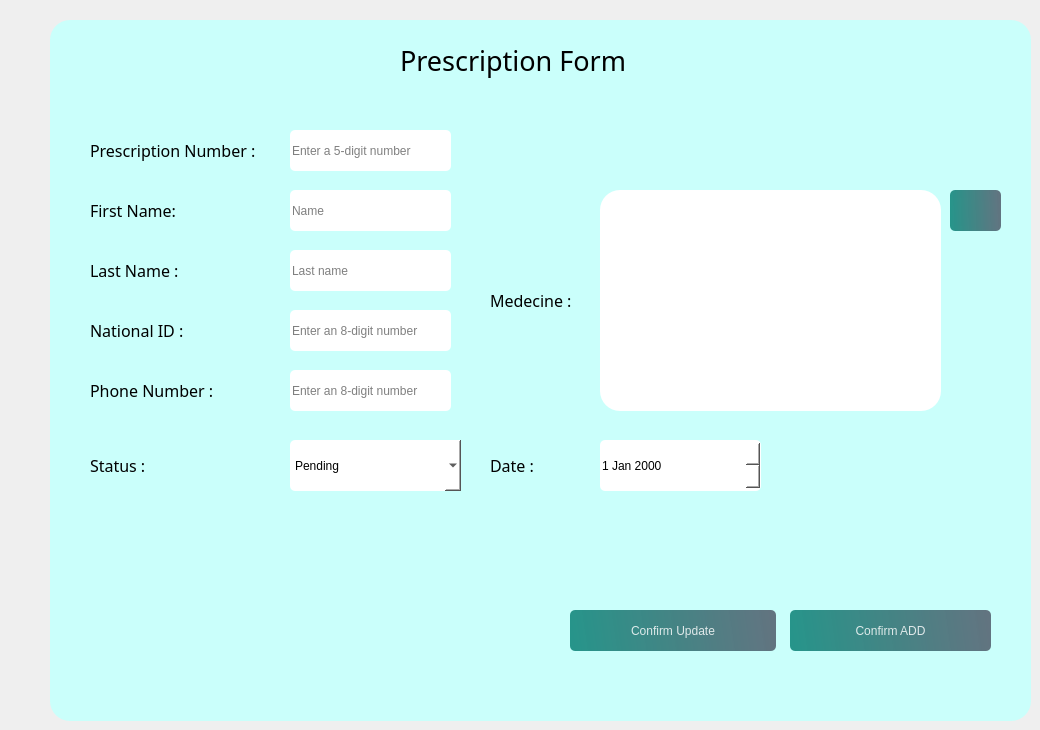
            <widget class="QWidget" name="a3">
             <widget class="QFrame" name="frame_5">
              <property name="geometry">
               <rect>
                <x>50</x>
                <y>20</y>
                <width>981</width>
                <height>701</height>
               </rect>
              </property>
              <property name="styleSheet">
               <string notr="true">

background-color: rgb(202, 255, 251);
border-radius:20px;</string>
              </property>
              <property name="frameShape">
               <enum>QFrame::NoFrame</enum>
              </property>
              <widget class="QPushButton" name="pushButton_22">
               <property name="geometry">
                <rect>
                 <x>900</x>
                 <y>170</y>
                 <width>51</width>
                 <height>41</height>
                </rect>
               </property>
               <property name="styleSheet">
                <string notr="true">
#pushButton_20{
color: rgb(0, 0, 0);
}
QPushButton, #pushButton_20{
	background-color: qlineargradient(spread:pad, x1:0, y1:0.505682, x2:1, y2:0.477, stop:0 rgba(11, 131, 120, 219), stop:1 rgba(85, 98, 112, 226));
	color:rgba(255, 255, 255, 210);
	border-radius:5px;
}

QPushButton#pushButton_20:hover{
	background-color: qlineargradient(spread:pad, x1:0, y1:0.505682, x2:1, y2:0.477, stop:0 rgba(150, 123, 111, 219), stop:1 rgba(85, 81, 84, 226));
}

QPushButton#pushButton_20:pressed{
	padding-left:5px;
	padding-top:5px;
	background-color:rgba(150, 123, 111, 255);
}
</string>
               </property>
               <property name="text">
                <string/>
               </property>
               <property name="icon">
                <iconset resource="resource.qrc">
                 <normaloff>:/img/img/trash-2.svg</normaloff>:/img/img/trash-2.svg</iconset>
               </property>
               <property name="checkable">
                <bool>true</bool>
               </property>
               <property name="autoExclusive">
                <bool>true</bool>
               </property>
              </widget>
              <widget class="QLabel" name="label_16">
               <property name="geometry">
                <rect>
                 <x>40</x>
                 <y>110</y>
                 <width>201</width>
                 <height>41</height>
                </rect>
               </property>
               <property name="font">
                <font>
                 <family>Bell MT</family>
                 <pointsize>12</pointsize>
                 <bold>false</bold>
                </font>
               </property>
               <property name="styleSheet">
                <string notr="true">color: rgb(0, 0, 0);
</string>
               </property>
               <property name="text">
                <string>Prescription Number :</string>
               </property>
              </widget>
              <widget class="QLabel" name="label_17">
               <property name="geometry">
                <rect>
                 <x>40</x>
                 <y>170</y>
                 <width>201</width>
                 <height>41</height>
                </rect>
               </property>
               <property name="font">
                <font>
                 <family>Bell MT</family>
                 <pointsize>12</pointsize>
                 <bold>false</bold>
                </font>
               </property>
               <property name="styleSheet">
                <string notr="true">color: rgb(0, 0, 0);</string>
               </property>
               <property name="text">
                <string>First Name:</string>
               </property>
              </widget>
              <widget class="QLabel" name="label_18">
               <property name="geometry">
                <rect>
                 <x>40</x>
                 <y>230</y>
                 <width>201</width>
                 <height>41</height>
                </rect>
               </property>
               <property name="font">
                <font>
                 <family>Bell MT</family>
                 <pointsize>12</pointsize>
                 <bold>false</bold>
                </font>
               </property>
               <property name="styleSheet">
                <string notr="true">color: rgb(0, 0, 0);</string>
               </property>
               <property name="text">
                <string>Last Name :</string>
               </property>
              </widget>
              <widget class="QLabel" name="label_19">
               <property name="geometry">
                <rect>
                 <x>40</x>
                 <y>290</y>
                 <width>201</width>
                 <height>41</height>
                </rect>
               </property>
               <property name="font">
                <font>
                 <family>Bell MT</family>
                 <pointsize>12</pointsize>
                 <bold>false</bold>
                </font>
               </property>
               <property name="styleSheet">
                <string notr="true">color: rgb(0, 0, 0);</string>
               </property>
               <property name="text">
                <string>National ID :</string>
               </property>
              </widget>
              <widget class="QLabel" name="label_20">
               <property name="geometry">
                <rect>
                 <x>40</x>
                 <y>420</y>
                 <width>201</width>
                 <height>51</height>
                </rect>
               </property>
               <property name="font">
                <font>
                 <family>Bell MT</family>
                 <pointsize>12</pointsize>
                 <bold>false</bold>
                </font>
               </property>
               <property name="styleSheet">
                <string notr="true">color: rgb(0, 0, 0);</string>
               </property>
               <property name="text">
                <string>Status :</string>
               </property>
              </widget>
              <widget class="QLabel" name="label_21">
               <property name="geometry">
                <rect>
                 <x>440</x>
                 <y>170</y>
                 <width>111</width>
                 <height>221</height>
                </rect>
               </property>
               <property name="font">
                <font>
                 <family>Bell MT</family>
                 <pointsize>12</pointsize>
                 <bold>false</bold>
                </font>
               </property>
               <property name="styleSheet">
                <string notr="true">color: rgb(0, 0, 0);</string>
               </property>
               <property name="text">
                <string>Medecine :</string>
               </property>
              </widget>
              <widget class="QLabel" name="label_22">
               <property name="geometry">
                <rect>
                 <x>40</x>
                 <y>350</y>
                 <width>201</width>
                 <height>41</height>
                </rect>
               </property>
               <property name="font">
                <font>
                 <family>Bell MT</family>
                 <pointsize>12</pointsize>
                 <bold>false</bold>
                </font>
               </property>
               <property name="styleSheet">
                <string notr="true">color: rgb(0, 0, 0);</string>
               </property>
               <property name="text">
                <string>Phone Number :</string>
               </property>
              </widget>
              <widget class="QLineEdit" name="lineEdit_tel">
               <property name="geometry">
                <rect>
                 <x>240</x>
                 <y>350</y>
                 <width>161</width>
                 <height>41</height>
                </rect>
               </property>
               <property name="styleSheet">
                <string notr="true">background-color: rgb(255, 255, 255);
font: 8pt &quot;Segoe UI&quot;;
border-radius: 5px;
color: rgb(0, 0, 0);</string>
               </property>
               <property name="placeholderText">
                <string>Enter an 8-digit number</string>
               </property>
              </widget>
              <widget class="QLineEdit" name="lineEdit_med">
               <property name="geometry">
                <rect>
                 <x>550</x>
                 <y>170</y>
                 <width>341</width>
                 <height>221</height>
                </rect>
               </property>
               <property name="styleSheet">
                <string notr="true">background-color: rgb(255, 255, 255);
color: rgb(0, 0, 0);</string>
               </property>
               <property name="text">
                <string/>
               </property>
               <property name="placeholderText">
                <string/>
               </property>
              </widget>
              <widget class="QLineEdit" name="lineEdit_nom">
               <property name="geometry">
                <rect>
                 <x>240</x>
                 <y>230</y>
                 <width>161</width>
                 <height>41</height>
                </rect>
               </property>
               <property name="styleSheet">
                <string notr="true">background-color: rgb(255, 255, 255);
font: 8pt &quot;Segoe UI&quot;;
color: rgb(0, 0, 0);
border-radius: 5px;</string>
               </property>
               <property name="placeholderText">
                <string>Last name</string>
               </property>
              </widget>
              <widget class="QLineEdit" name="lineEdit_prenom">
               <property name="geometry">
                <rect>
                 <x>240</x>
                 <y>170</y>
                 <width>161</width>
                 <height>41</height>
                </rect>
               </property>
               <property name="styleSheet">
                <string notr="true">background-color: rgb(255, 255, 255);
font: 8pt &quot;Segoe UI&quot;;
color: rgb(0, 0, 0);
border-radius: 5px;</string>
               </property>
               <property name="placeholderText">
                <string>Name</string>
               </property>
              </widget>
              <widget class="QLineEdit" name="lineEdit_ord">
               <property name="geometry">
                <rect>
                 <x>240</x>
                 <y>110</y>
                 <width>161</width>
                 <height>41</height>
                </rect>
               </property>
               <property name="styleSheet">
                <string notr="true">background-color: rgb(255, 255, 255);
font: 8pt &quot;Segoe UI&quot;;
color: rgb(0, 0, 0);
border-radius: 5px;</string>
               </property>
               <property name="placeholderText">
                <string>Enter a 5-digit number</string>
               </property>
              </widget>
              <widget class="QPushButton" name="addbutton1">
               <property name="geometry">
                <rect>
                 <x>740</x>
                 <y>590</y>
                 <width>201</width>
                 <height>41</height>
                </rect>
               </property>
               <property name="maximumSize">
                <size>
                 <width>16777215</width>
                 <height>16777213</height>
                </size>
               </property>
               <property name="styleSheet">
                <string notr="true">
#pushButton_bb{
color: rgb(0, 0, 0);
}
QPushButton, #pushButton_bb{
	background-color: qlineargradient(spread:pad, x1:0, y1:0.505682, x2:1, y2:0.477, stop:0 rgba(11, 131, 120, 219), stop:1 rgba(85, 98, 112, 226));
	color:rgba(255, 255, 255, 210);
	border-radius:5px;
}

QPushButton#pushButton_bb:hover{
	background-color: qlineargradient(spread:pad, x1:0, y1:0.505682, x2:1, y2:0.477, stop:0 rgba(150, 123, 111, 219), stop:1 rgba(85, 81, 84, 226));
}

QPushButton#pushButton_bb:pressed{
	padding-left:5px;
	padding-top:5px;
	background-color:rgba(150, 123, 111, 255);
}
</string>
               </property>
               <property name="text">
                <string>Confirm ADD</string>
               </property>
               <property name="icon">
                <iconset resource="resource.qrc">
                 <normaloff>:/img/img/plus-circle.svg</normaloff>:/img/img/plus-circle.svg</iconset>
               </property>
              </widget>
              <widget class="QLabel" name="label_26">
               <property name="geometry">
                <rect>
                 <x>350</x>
                 <y>20</y>
                 <width>271</width>
                 <height>41</height>
                </rect>
               </property>
               <property name="font">
                <font>
                 <family>Bell MT</family>
                 <pointsize>20</pointsize>
                 <bold>false</bold>
                </font>
               </property>
               <property name="styleSheet">
                <string notr="true">color: rgb(0, 0, 0);</string>
               </property>
               <property name="text">
                <string>Prescription Form</string>
               </property>
              </widget>
              <widget class="QLineEdit" name="lineEdit_cin">
               <property name="geometry">
                <rect>
                 <x>240</x>
                 <y>290</y>
                 <width>161</width>
                 <height>41</height>
                </rect>
               </property>
               <property name="styleSheet">
                <string notr="true">background-color: rgb(255, 255, 255);
font: 8pt &quot;Segoe UI&quot;;
color: rgb(0, 0, 0);
border-radius: 5px;
</string>
               </property>
               <property name="placeholderText">
                <string>Enter an 8-digit number</string>
               </property>
              </widget>
              <widget class="QComboBox" name="comboBox_2">
               <property name="geometry">
                <rect>
                 <x>240</x>
                 <y>420</y>
                 <width>171</width>
                 <height>51</height>
                </rect>
               </property>
               <property name="styleSheet">
                <string notr="true">background-color: rgb(255, 255, 255);
color: rgb(0, 0, 0);
border-radius: 5px;</string>
               </property>
               <item>
                <property name="text">
                 <string>Pending</string>
                </property>
               </item>
               <item>
                <property name="text">
                 <string>Expired</string>
                </property>
               </item>
               <item>
                <property name="text">
                 <string>Filled</string>
                </property>
               </item>
              </widget>
              <widget class="QLabel" name="label_149">
               <property name="geometry">
                <rect>
                 <x>440</x>
                 <y>430</y>
                 <width>71</width>
                 <height>31</height>
                </rect>
               </property>
               <property name="font">
                <font>
                 <family>Bell MT</family>
                 <pointsize>12</pointsize>
                 <bold>false</bold>
                </font>
               </property>
               <property name="styleSheet">
                <string notr="true">color: rgb(0, 0, 0);</string>
               </property>
               <property name="text">
                <string>Date :</string>
               </property>
              </widget>
              <widget class="QDateEdit" name="dateEdit_11">
               <property name="geometry">
                <rect>
                 <x>550</x>
                 <y>420</y>
                 <width>161</width>
                 <height>51</height>
                </rect>
               </property>
               <property name="styleSheet">
                <string notr="true">color: rgb(0, 0, 0);
background-color: rgb(255, 255, 255);
border-radius: 5px;</string>
               </property>
              </widget>
              <widget class="QPushButton" name="update2Button">
               <property name="geometry">
                <rect>
                 <x>520</x>
                 <y>590</y>
                 <width>206</width>
                 <height>41</height>
                </rect>
               </property>
               <property name="maximumSize">
                <size>
                 <width>16777215</width>
                 <height>16777213</height>
                </size>
               </property>
               <property name="styleSheet">
                <string notr="true">
#pushButton_aa{
color: rgb(0, 0, 0);
}
QPushButton, #pushButton_aa{
	background-color: qlineargradient(spread:pad, x1:0, y1:0.505682, x2:1, y2:0.477, stop:0 rgba(11, 131, 120, 219), stop:1 rgba(85, 98, 112, 226));
	color:rgba(255, 255, 255, 210);
	border-radius:5px;
}

QPushButton#pushButton_aa:hover{
	background-color: qlineargradient(spread:pad, x1:0, y1:0.505682, x2:1, y2:0.477, stop:0 rgba(150, 123, 111, 219), stop:1 rgba(85, 81, 84, 226));
}

QPushButton#pushButton_aa:pressed{
	padding-left:5px;
	padding-top:5px;
	background-color:rgba(150, 123, 111, 255);
}
</string>
               </property>
               <property name="text">
                <string>Confirm Update</string>
               </property>
               <property name="icon">
                <iconset resource="resource.qrc">
                 <normaloff>:/img/img/check-circle.svg</normaloff>:/img/img/check-circle.svg</iconset>
               </property>
              </widget>
             </widget>
            </widget>
